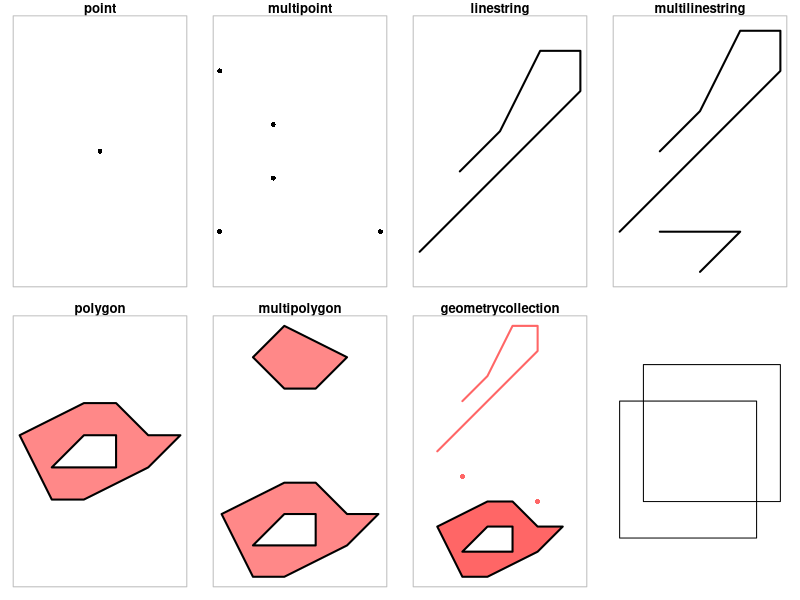
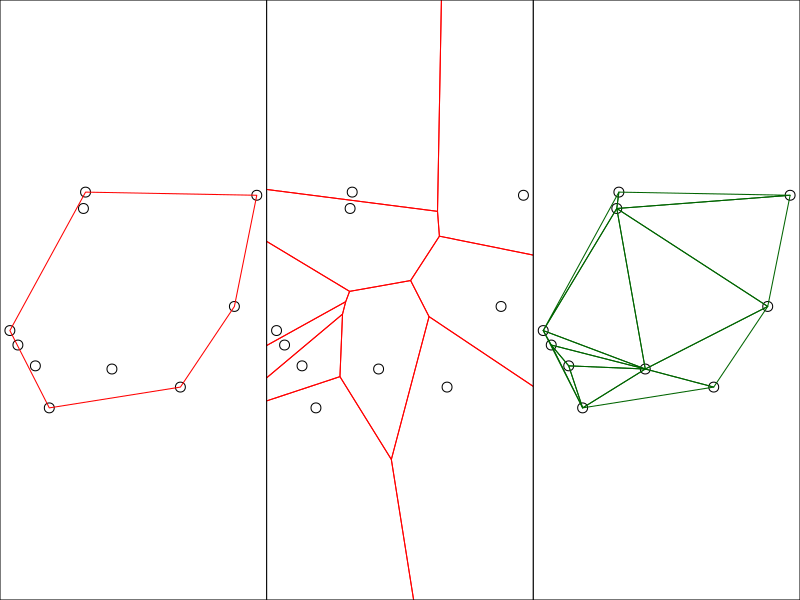
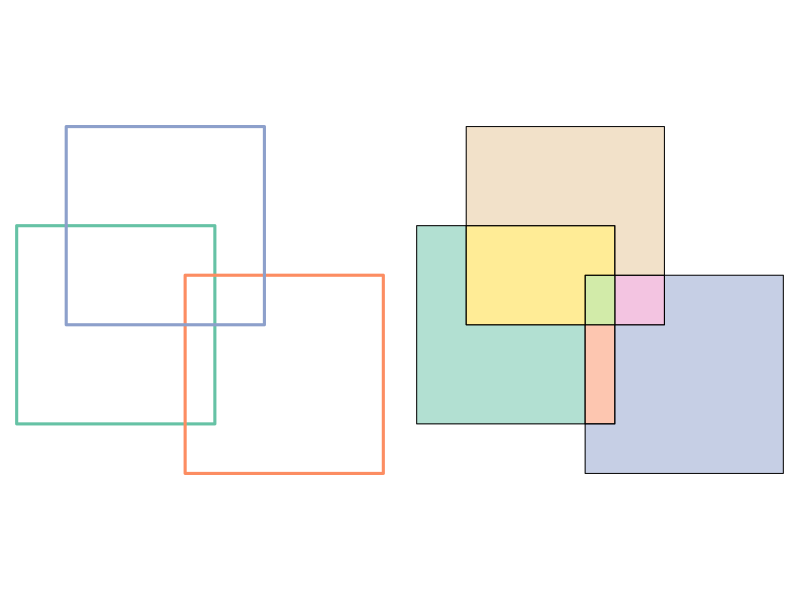

These figures' R source, in order:
## ---- chunk 1
library(sf) |> suppressPackageStartupMessages()
par(mfrow = c(2,4))
par(mar = c(1,1,1.2,1))

# 1
p <- st_point(0:1)
plot(p, pch = 16)
title("point")
box(col = 'grey')

# 2
mp <- st_multipoint(rbind(c(1,1), c(2, 2), c(4, 1), c(2, 3), c(1,4)))
plot(mp, pch = 16)
title("multipoint")
box(col = 'grey')

# 3
ls <- st_linestring(rbind(c(1,1), c(5,5), c(5, 6), c(4, 6), c(3, 4), c(2, 3)))
plot(ls, lwd = 2)
title("linestring")
box(col = 'grey')

# 4
mls <- st_multilinestring(list(
  rbind(c(1,1), c(5,5), c(5, 6), c(4, 6), c(3, 4), c(2, 3)),
  rbind(c(3,0), c(4,1), c(2,1))))
plot(mls, lwd = 2)
title("multilinestring")
box(col = 'grey')

# 5 polygon
po <- st_polygon(list(rbind(c(2,1), c(3,1), c(5,2), c(6,3), c(5,3), c(4,4), c(3,4), c(1,3), c(2,1)),
    rbind(c(2,2), c(3,3), c(4,3), c(4,2), c(2,2))))
plot(po, border = 'black', col = '#ff8888', lwd = 2)
title("polygon")
box(col = 'grey')

# 6 multipolygon
mpo <- st_multipolygon(list(
    list(rbind(c(2,1), c(3,1), c(5,2), c(6,3), c(5,3), c(4,4), c(3,4), c(1,3), c(2,1)),
        rbind(c(2,2), c(3,3), c(4,3), c(4,2), c(2,2))),
    list(rbind(c(3,7), c(4,7), c(5,8), c(3,9), c(2,8), c(3,7)))))
plot(mpo, border = 'black', col = '#ff8888', lwd = 2)
title("multipolygon")
box(col = 'grey')

# 7 geometrycollection
gc <- st_geometrycollection(list(po, ls + c(0,5), st_point(c(2,5)), st_point(c(5,4))))
plot(gc, border = 'black', col = '#ff6666', pch = 16, lwd = 2)
title("geometrycollection")
box(col = 'grey')
## ---- chunk 2
library(sf) |> suppressPackageStartupMessages()
p1 <- st_point(c(0,0))
p2 <- st_point(c(1,1))
(e <- st_intersection(p1, p2))

## ---- chunk 3
library(sf) |> suppressPackageStartupMessages()
m = rbind(c(0,0), c(1,0), c(1,1), c(0,1), c(0,0))
p = st_polygon(list(m))
# create a list called l with 2 objects, one for each polygon
l <-  vector("list", 2)
for (i in 1:2){
  l[[i]] = p*2+ runif(2)
}
s = st_sfc(l)
plot(s)
## ---- chunk 4
## Notice that the intersection now does not show an empty geometry 
(i <- st_intersection(s))
## ---- chunk 5
#| fig.cap: "For a set of points, left: convex hull (red); middle: Voronoi polygons; right: Delauney triangulation"
#| code-fold: true
#| out.width: 60%
par(mar = rep(0,4), mfrow = c(1, 3))
set.seed(133331)
mp <- st_multipoint(matrix(runif(20), 10))
plot(mp, cex = 2)
plot(st_convex_hull(mp), add = TRUE, col = NA, border = 'red')
box()
plot(mp, cex = 2)
plot(st_voronoi(mp), add = TRUE, col = NA, border = 'red')
box()
plot(mp, cex = 2)
plot(st_triangulate(mp), add = TRUE, col = NA, border = 'darkgreen')
box()
## ---- chunk 6
#| code-fold: true
#| out.width: 50%
#| fig.cap: "Left: three overlapping squares -- how do we identify the small box where all three overlap? Right: unique, non-overlapping n-ary intersections"
par(mar = rep(.1, 4), mfrow = c(1, 2))
sq <- function(pt, sz = 1) st_polygon(list(rbind(c(pt - sz), 
  c(pt[1] + sz, pt[2] - sz), c(pt + sz), c(pt[1] - sz, pt[2] + sz), c(pt - sz))))
x <- st_sf(box = 1:3, st_sfc(sq(c(0, 0)), sq(c(1.7, -0.5)), sq(c(0.5, 1))))
plot(st_geometry(x), col = NA, border = sf.colors(3, categorical = TRUE), lwd = 3)
p <- st_intersection(st_geometry(x), col = sf.colors(7, categorical=TRUE, alpha = .5))
p
plot(st_intersection(st_geometry(x)), col = sf.colors(7, categorical=TRUE, alpha = .5))
